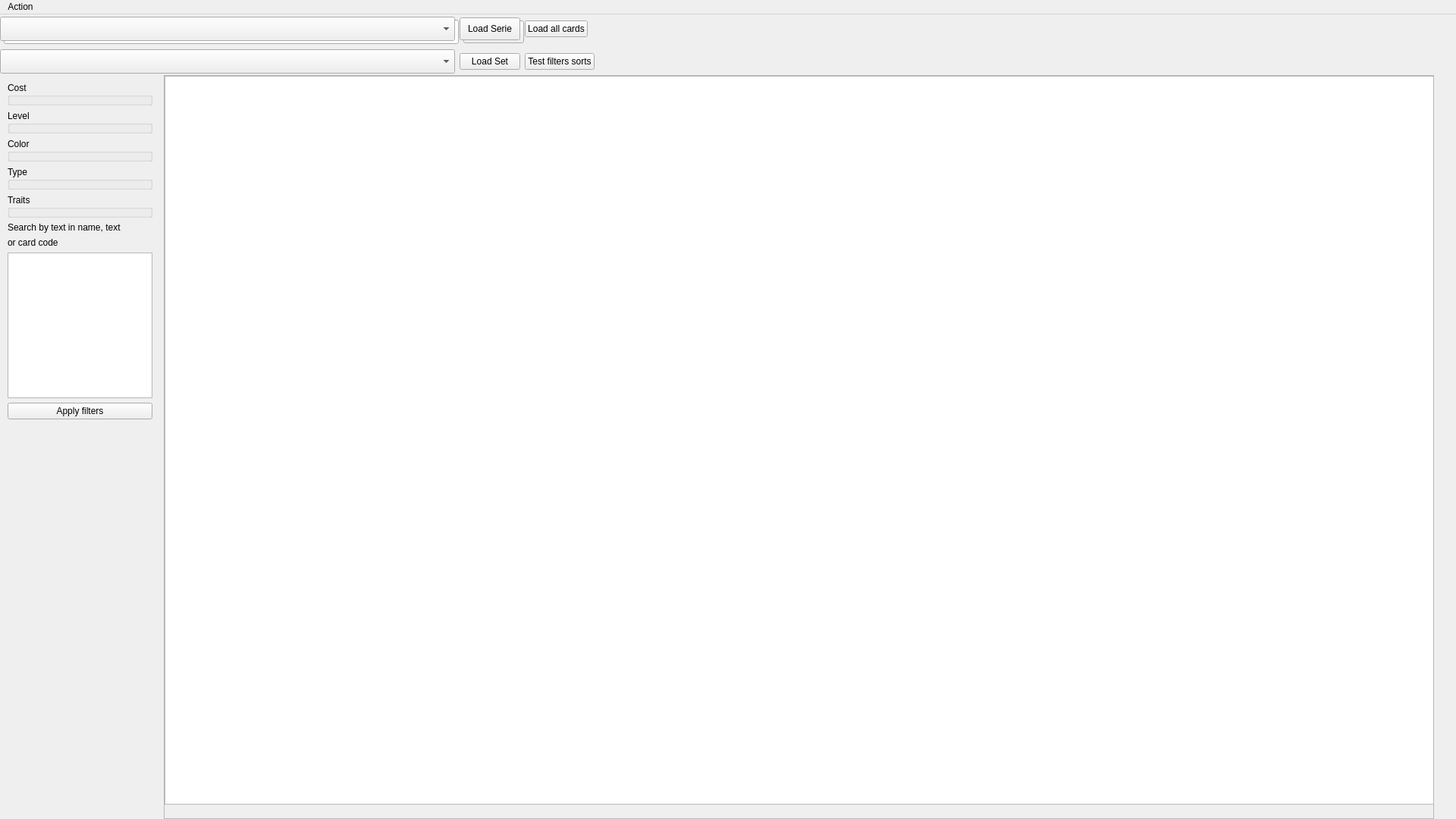
<?xml version="1.0" encoding="UTF-8"?>
<ui version="4.0">
 <class>MainWindow</class>
 <widget class="QMainWindow" name="MainWindow">
  <property name="geometry">
   <rect>
    <x>0</x>
    <y>0</y>
    <width>1920</width>
    <height>1080</height>
   </rect>
  </property>
  <property name="windowTitle">
   <string>MainWindow</string>
  </property>
  <widget class="QWidget" name="centralwidget">
   <widget class="QWidget" name="simulatorWidget" native="true">
    <property name="geometry">
     <rect>
      <x>0</x>
      <y>0</y>
      <width>1291</width>
      <height>41</height>
     </rect>
    </property>
    <layout class="QHBoxLayout" name="LoadSimulator" stretch="0,0,0">
     <property name="leftMargin">
      <number>5</number>
     </property>
     <property name="topMargin">
      <number>5</number>
     </property>
     <item>
      <widget class="QLineEdit" name="simulatorPathBox">
       <property name="sizePolicy">
        <sizepolicy hsizetype="Fixed" vsizetype="Fixed">
         <horstretch>0</horstretch>
         <verstretch>0</verstretch>
        </sizepolicy>
       </property>
       <property name="minimumSize">
        <size>
         <width>600</width>
         <height>32</height>
        </size>
       </property>
       <property name="toolTip">
        <string>&lt;html&gt;&lt;head/&gt;&lt;body&gt;&lt;p&gt;Enter the path to weiss schwarz main folder&lt;/p&gt;&lt;/body&gt;&lt;/html&gt;</string>
       </property>
       <property name="text">
        <string>Input path to Weiss Schwarz Simulator</string>
       </property>
       <property name="alignment">
        <set>Qt::AlignmentFlag::AlignLeading|Qt::AlignmentFlag::AlignLeft|Qt::AlignmentFlag::AlignVCenter</set>
       </property>
      </widget>
     </item>
     <item>
      <widget class="QPushButton" name="loadSimulatorButton">
       <property name="sizePolicy">
        <sizepolicy hsizetype="Fixed" vsizetype="Fixed">
         <horstretch>0</horstretch>
         <verstretch>0</verstretch>
        </sizepolicy>
       </property>
       <property name="minimumSize">
        <size>
         <width>80</width>
         <height>30</height>
        </size>
       </property>
       <property name="maximumSize">
        <size>
         <width>80</width>
         <height>30</height>
        </size>
       </property>
       <property name="mouseTracking">
        <bool>false</bool>
       </property>
       <property name="toolTip">
        <string>&lt;html&gt;&lt;head/&gt;&lt;body&gt;&lt;p&gt;Load the simulator sets from the given path&lt;/p&gt;&lt;/body&gt;&lt;/html&gt;</string>
       </property>
       <property name="text">
        <string>Load</string>
       </property>
      </widget>
     </item>
     <item>
      <spacer name="horizontalSpacer">
       <property name="orientation">
        <enum>Qt::Orientation::Horizontal</enum>
       </property>
       <property name="sizeHint" stdset="0">
        <size>
         <width>25</width>
         <height>20</height>
        </size>
       </property>
      </spacer>
     </item>
    </layout>
   </widget>
   <widget class="QWidget" name="serieAndSetWidget" native="true">
    <property name="geometry">
     <rect>
      <x>0</x>
      <y>0</y>
      <width>1281</width>
      <height>81</height>
     </rect>
    </property>
    <layout class="QVBoxLayout" name="SerieAndSet">
     <item>
      <widget class="QWidget" name="serieWidget_2" native="true">
       <layout class="QHBoxLayout" name="serieWidget">
        <property name="leftMargin">
         <number>0</number>
        </property>
        <property name="topMargin">
         <number>0</number>
        </property>
        <property name="rightMargin">
         <number>0</number>
        </property>
        <property name="bottomMargin">
         <number>0</number>
        </property>
        <item>
         <widget class="QComboBox" name="seriePickBox">
          <property name="minimumSize">
           <size>
            <width>600</width>
            <height>32</height>
           </size>
          </property>
          <property name="maximumSize">
           <size>
            <width>600</width>
            <height>32</height>
           </size>
          </property>
         </widget>
        </item>
        <item>
         <widget class="QPushButton" name="serieLoadButton">
          <property name="minimumSize">
           <size>
            <width>80</width>
            <height>30</height>
           </size>
          </property>
          <property name="maximumSize">
           <size>
            <width>80</width>
            <height>30</height>
           </size>
          </property>
          <property name="text">
           <string>Load Serie</string>
          </property>
         </widget>
        </item>
        <item>
         <widget class="QPushButton" name="serieLoadCardsButton">
          <property name="text">
           <string>Load all cards</string>
          </property>
         </widget>
        </item>
        <item>
         <spacer name="horizontalSpacer_2">
          <property name="orientation">
           <enum>Qt::Orientation::Horizontal</enum>
          </property>
          <property name="sizeHint" stdset="0">
           <size>
            <width>40</width>
            <height>20</height>
           </size>
          </property>
         </spacer>
        </item>
       </layout>
      </widget>
     </item>
     <item>
      <widget class="QWidget" name="setWidget_2" native="true">
       <layout class="QHBoxLayout" name="setWidget">
        <property name="leftMargin">
         <number>0</number>
        </property>
        <property name="topMargin">
         <number>0</number>
        </property>
        <property name="rightMargin">
         <number>0</number>
        </property>
        <property name="bottomMargin">
         <number>0</number>
        </property>
        <item>
         <widget class="QComboBox" name="setPickBox">
          <property name="minimumSize">
           <size>
            <width>600</width>
            <height>32</height>
           </size>
          </property>
          <property name="maximumSize">
           <size>
            <width>600</width>
            <height>32</height>
           </size>
          </property>
         </widget>
        </item>
        <item>
         <widget class="QPushButton" name="setLoadButton">
          <property name="text">
           <string>Load Set</string>
          </property>
         </widget>
        </item>
        <item>
         <widget class="QPushButton" name="testFiltersButton">
          <property name="text">
           <string>Test filters sorts</string>
          </property>
         </widget>
        </item>
        <item>
         <spacer name="horizontalSpacer_3">
          <property name="orientation">
           <enum>Qt::Orientation::Horizontal</enum>
          </property>
          <property name="sizeHint" stdset="0">
           <size>
            <width>40</width>
            <height>20</height>
           </size>
          </property>
         </spacer>
        </item>
       </layout>
      </widget>
     </item>
    </layout>
   </widget>
   <widget class="QWidget" name="CardWholeAreaWidget_2" native="true">
    <property name="geometry">
     <rect>
      <x>10</x>
      <y>80</y>
      <width>1881</width>
      <height>981</height>
     </rect>
    </property>
    <layout class="QHBoxLayout" name="CardWholeAreaWidget">
     <item>
      <widget class="QWidget" name="costPanelWidget" native="true">
       <property name="minimumSize">
        <size>
         <width>150</width>
         <height>0</height>
        </size>
       </property>
       <property name="maximumSize">
        <size>
         <width>200</width>
         <height>16777215</height>
        </size>
       </property>
       <layout class="QVBoxLayout" name="FiltersOrdersWidget">
        <property name="leftMargin">
         <number>0</number>
        </property>
        <item>
         <widget class="QGroupBox" name="groupBox">
          <property name="sizePolicy">
           <sizepolicy hsizetype="Preferred" vsizetype="Preferred">
            <horstretch>0</horstretch>
            <verstretch>0</verstretch>
           </sizepolicy>
          </property>
          <property name="minimumSize">
           <size>
            <width>0</width>
            <height>0</height>
           </size>
          </property>
          <property name="maximumSize">
           <size>
            <width>16777215</width>
            <height>16777215</height>
           </size>
          </property>
          <property name="title">
           <string>Cost</string>
          </property>
          <widget class="QWidget" name="verticalLayoutWidget">
           <property name="geometry">
            <rect>
             <x>0</x>
             <y>20</y>
             <width>191</width>
             <height>16</height>
            </rect>
           </property>
           <layout class="QVBoxLayout" name="costFilterLayout_2">
            <property name="sizeConstraint">
             <enum>QLayout::SizeConstraint::SetDefaultConstraint</enum>
            </property>
           </layout>
          </widget>
         </widget>
        </item>
        <item>
         <widget class="QGroupBox" name="groupBox_2">
          <property name="sizePolicy">
           <sizepolicy hsizetype="Preferred" vsizetype="Preferred">
            <horstretch>0</horstretch>
            <verstretch>0</verstretch>
           </sizepolicy>
          </property>
          <property name="minimumSize">
           <size>
            <width>0</width>
            <height>0</height>
           </size>
          </property>
          <property name="maximumSize">
           <size>
            <width>16777215</width>
            <height>16777215</height>
           </size>
          </property>
          <property name="title">
           <string>Level</string>
          </property>
          <property name="alignment">
           <set>Qt::AlignmentFlag::AlignLeading|Qt::AlignmentFlag::AlignLeft|Qt::AlignmentFlag::AlignTop</set>
          </property>
          <widget class="QWidget" name="verticalLayoutWidget_2">
           <property name="geometry">
            <rect>
             <x>0</x>
             <y>20</y>
             <width>191</width>
             <height>16</height>
            </rect>
           </property>
           <layout class="QVBoxLayout" name="levelFilterLayout_2"/>
          </widget>
         </widget>
        </item>
        <item>
         <widget class="QGroupBox" name="groupBox_3">
          <property name="sizePolicy">
           <sizepolicy hsizetype="Preferred" vsizetype="Preferred">
            <horstretch>0</horstretch>
            <verstretch>0</verstretch>
           </sizepolicy>
          </property>
          <property name="minimumSize">
           <size>
            <width>0</width>
            <height>0</height>
           </size>
          </property>
          <property name="maximumSize">
           <size>
            <width>16777215</width>
            <height>16777215</height>
           </size>
          </property>
          <property name="title">
           <string>Color</string>
          </property>
          <property name="alignment">
           <set>Qt::AlignmentFlag::AlignLeading|Qt::AlignmentFlag::AlignLeft|Qt::AlignmentFlag::AlignTop</set>
          </property>
          <widget class="QWidget" name="verticalLayoutWidget_3">
           <property name="geometry">
            <rect>
             <x>0</x>
             <y>20</y>
             <width>191</width>
             <height>16</height>
            </rect>
           </property>
           <layout class="QVBoxLayout" name="colorFilterLayout_2"/>
          </widget>
         </widget>
        </item>
        <item>
         <widget class="QGroupBox" name="groupBox_4">
          <property name="sizePolicy">
           <sizepolicy hsizetype="Preferred" vsizetype="Preferred">
            <horstretch>0</horstretch>
            <verstretch>0</verstretch>
           </sizepolicy>
          </property>
          <property name="title">
           <string>Type</string>
          </property>
          <widget class="QWidget" name="verticalLayoutWidget_4">
           <property name="geometry">
            <rect>
             <x>0</x>
             <y>20</y>
             <width>191</width>
             <height>16</height>
            </rect>
           </property>
           <layout class="QVBoxLayout" name="typeFilterLayout"/>
          </widget>
         </widget>
        </item>
        <item>
         <widget class="QGroupBox" name="groupBox_5">
          <property name="title">
           <string>Traits</string>
          </property>
          <widget class="QWidget" name="verticalLayoutWidget_5">
           <property name="geometry">
            <rect>
             <x>0</x>
             <y>20</y>
             <width>191</width>
             <height>16</height>
            </rect>
           </property>
           <layout class="QVBoxLayout" name="traitFilterLayout"/>
          </widget>
         </widget>
        </item>
        <item>
         <widget class="QLabel" name="label">
          <property name="text">
           <string>Search by text in name, text</string>
          </property>
         </widget>
        </item>
        <item>
         <widget class="QLabel" name="label_2">
          <property name="text">
           <string>or card code</string>
          </property>
         </widget>
        </item>
        <item>
         <widget class="QTextEdit" name="searchFilterEdit">
          <property name="sizePolicy">
           <sizepolicy hsizetype="Preferred" vsizetype="Preferred">
            <horstretch>0</horstretch>
            <verstretch>0</verstretch>
           </sizepolicy>
          </property>
         </widget>
        </item>
        <item>
         <widget class="QPushButton" name="ApplyFiltersButton">
          <property name="text">
           <string>Apply filters</string>
          </property>
         </widget>
        </item>
        <item>
         <spacer name="verticalSpacer">
          <property name="orientation">
           <enum>Qt::Orientation::Vertical</enum>
          </property>
          <property name="sizeType">
           <enum>QSizePolicy::Policy::Expanding</enum>
          </property>
          <property name="sizeHint" stdset="0">
           <size>
            <width>20</width>
            <height>100</height>
           </size>
          </property>
         </spacer>
        </item>
       </layout>
      </widget>
     </item>
     <item>
      <widget class="QScrollArea" name="scrollArea">
       <property name="widgetResizable">
        <bool>true</bool>
       </property>
       <widget class="QWidget" name="scrollAreaWidgetContents">
        <property name="geometry">
         <rect>
          <x>0</x>
          <y>0</y>
          <width>1655</width>
          <height>961</height>
         </rect>
        </property>
        <widget class="QListWidget" name="cardGridWidget_2">
         <property name="geometry">
          <rect>
           <x>0</x>
           <y>0</y>
           <width>1771</width>
           <height>961</height>
          </rect>
         </property>
        </widget>
       </widget>
      </widget>
     </item>
    </layout>
   </widget>
   <widget class="QWidget" name="CardListWidget" native="true">
    <property name="geometry">
     <rect>
      <x>0</x>
      <y>22</y>
      <width>1920</width>
      <height>1058</height>
     </rect>
    </property>
   </widget>
   <widget class="QWidget" name="DeckVisualisationWidget" native="true">
    <property name="geometry">
     <rect>
      <x>0</x>
      <y>22</y>
      <width>1920</width>
      <height>1058</height>
     </rect>
    </property>
   </widget>
   <zorder>simulatorWidget</zorder>
   <zorder>CardWholeAreaWidget_2</zorder>
   <zorder>serieAndSetWidget</zorder>
   <zorder>CardListWidget</zorder>
   <zorder>DeckVisualisationWidget</zorder>
  </widget>
  <widget class="QMenuBar" name="menubar">
   <property name="geometry">
    <rect>
     <x>0</x>
     <y>0</y>
     <width>1920</width>
     <height>22</height>
    </rect>
   </property>
   <widget class="QMenu" name="menuAction">
    <property name="title">
     <string>Action</string>
    </property>
    <addaction name="actionUnload_simulator"/>
    <addaction name="actionExit"/>
   </widget>
   <addaction name="menuAction"/>
  </widget>
  <action name="actionUnload_simulator">
   <property name="text">
    <string>Unload simulator</string>
   </property>
  </action>
  <action name="actionExit">
   <property name="text">
    <string>Exit</string>
   </property>
  </action>
  <action name="actionColor">
   <property name="text">
    <string>Color</string>
   </property>
  </action>
  <action name="actionCost">
   <property name="text">
    <string>Cost</string>
   </property>
  </action>
  <action name="actionLevel">
   <property name="text">
    <string>Level</string>
   </property>
  </action>
  <action name="actionAscending">
   <property name="text">
    <string>Ascending</string>
   </property>
  </action>
  <action name="actionDescending">
   <property name="text">
    <string>Descending</string>
   </property>
  </action>
  <action name="actionAscending_2">
   <property name="text">
    <string>Ascending</string>
   </property>
  </action>
  <action name="actionDescending_2">
   <property name="text">
    <string>Descending</string>
   </property>
  </action>
  <action name="actionAscending_3">
   <property name="text">
    <string>Ascending</string>
   </property>
  </action>
  <action name="actionDescending_3">
   <property name="text">
    <string>Descending</string>
   </property>
  </action>
 </widget>
 <resources/>
 <connections/>
</ui>
